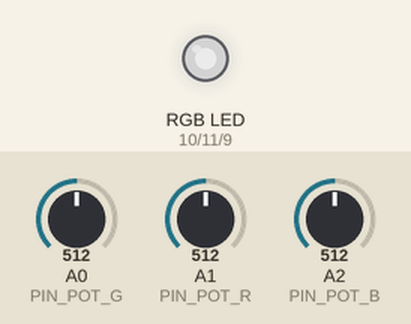
The sketch below on a simulated Arduino Uno, built with avr-gcc and run on an emulated ATmega328P. Shown: an RGB LED mixed from three pins (HIGH = lit). Inputs (shaded band) come from the test bench; at power-on: A0 (PIN_POT_G) = 512, A1 (PIN_POT_R) = 512, A2 (PIN_POT_B) = 512. Dim RGB values are drawn brighter than linear.

Above: at 1.2 s.
1.3 s: A0 (PIN_POT_G) set to 716
At 1.8 s:
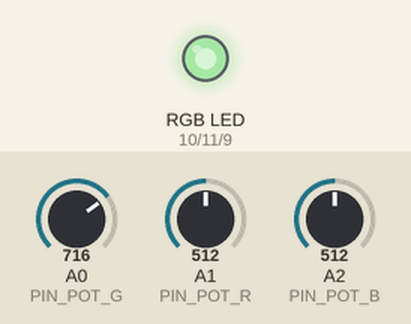
2.8 s: A1 (PIN_POT_R) set to 716
At 4.0 s:
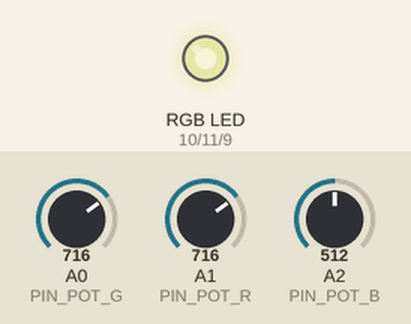
4.3 s: A2 (PIN_POT_B) set to 716
At 4.9 s:
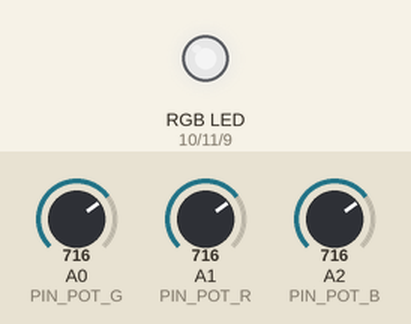
5.8 s: A0 (PIN_POT_G) set to 900
At 7.0 s:
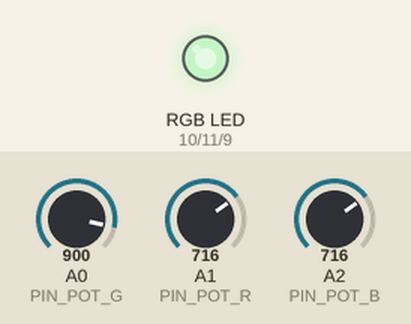
7.3 s: A1 (PIN_POT_R) set to 900
At 8.0 s:
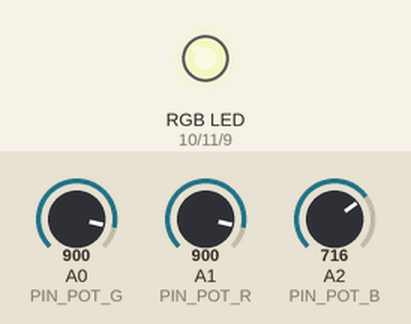
8.8 s: A2 (PIN_POT_B) set to 900
At 10.1 s:
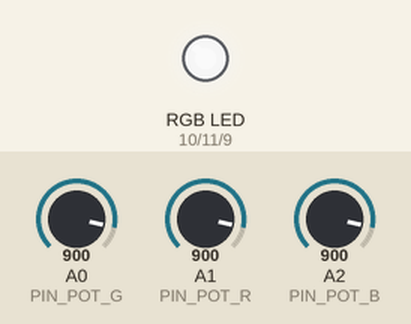
Timing chart, 0 to 11.3 s (numbered marks = the images above; inputs shaded):
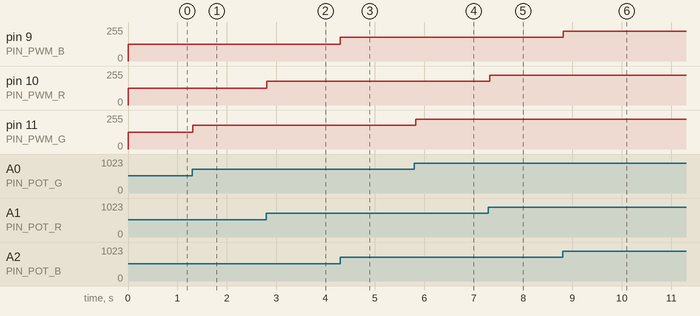

Measured:
- after the input at 1.3 s, pin 11 (PIN_PWM_G): 127/255 → 178/255 at once
- after the input at 2.8 s, pin 10 (PIN_PWM_R): 127/255 → 178/255 at once
- after the input at 4.3 s, pin 9 (PIN_PWM_B): 127/255 → 178/255 at once
- after the input at 5.8 s, pin 11 (PIN_PWM_G): 178/255 → 224/255 at once
- after the input at 7.3 s, pin 10 (PIN_PWM_R): 178/255 → 224/255 at once
- after the input at 8.8 s, pin 9 (PIN_PWM_B): 178/255 → 224/255 at once

The sketch:

_6.15_-_Controlando_Tiras_LED_RGB.ino
```cpp
/*
Curso de Arduino
Iluminacion gradual con LEDs

Descripcion
Controlaremos la intensidad de la ilumniacion con un potenciometro

Montaje

Potenciometro Verde               A0
Potencimetro Rojo                 A1
Potenciometro Azul                A2
Transistor Mosfet (de potencia) Azul     9
Transistor Mosfet (de potencia) Rojo     10
Transistor Mosfet (de potencia) Verde     11

by JAVacasM
*/

/* ==== Defines - Constantes ==== */
#define PIN_POT_G A0
#define PIN_POT_R A1
#define PIN_POT_B A2

#define PIN_PWM_G          11
#define PIN_PWM_R          10
#define PIN_PWM_B           9
/* ==== END Defines ==== */


/* ==== Setup - Configuracion ==== */
void setup() {
// Nada que configurar aqui
}
/* ==== END Setup ==== */

/* ==== Loop - Codigo que se repite==== */
void loop() {
  int iPotG=analogRead(PIN_POT_G);
  int iPotR=analogRead(PIN_POT_R);
  int iPotB=analogRead(PIN_POT_B);
  // Convertimos el valor del potenciometro (0-1023)
  // a la escala de brillo (0-255)

  int iBrilloG=map(iPotG,0,1023,0,255);
  int iBrilloR=map(iPotR,0,1023,0,255);
  int iBrilloB=map(iPotB,0,1023,0,255);

  analogWrite(PIN_PWM_G, iBrilloG);
  analogWrite(PIN_PWM_R, iBrilloR);
  analogWrite(PIN_PWM_B, iBrilloB);
  delay(30);   // Esperamos un tiempo a que se estabilice el brillo
}
```
